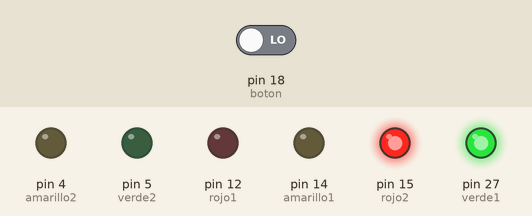
Recording of a program running on a simulated MicroPython board. Parts: output pins drawn as LEDs (lit = HIGH). Inputs (shaded band) come from the test bench; at power-on: pin 18 (boton) LOW.

Above: at 1.2 s.
1.3 s: pin 18 (boton) driven HIGH
At 5.4 s:
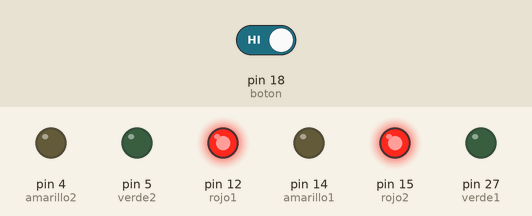
At 10.4 s:
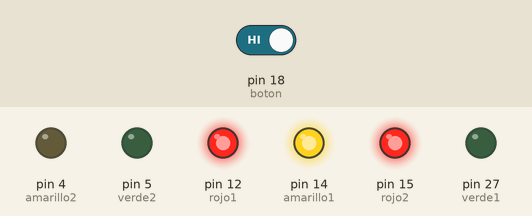
11.6 s: pin 18 (boton) driven LOW
At 29.7 s:
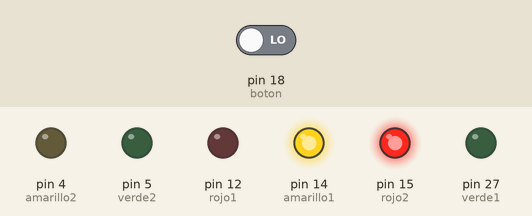
Timing chart, 0 to 36.8 s (numbered marks = the images above; inputs shaded):
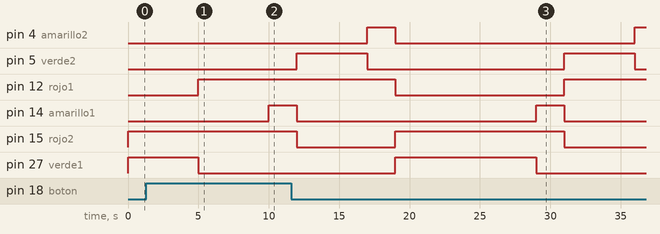

Measured:
- after the input at 1.3 s, pin 5 (verde2): stays LOW (without the input it goes to HIGH after 5.7 s); pin 12 (rojo1): LOW → HIGH after 3.7 s instead of 5.7 s; pin 15 (rojo2): stays HIGH (without the input it goes to LOW after 5.7 s)
- after the input at 11.6 s, pin 12 (rojo1): HIGH → LOW after 7.4 s instead of 22.4 s; pin 27 (verde1): LOW → HIGH after 7.4 s instead of 22.4 s

The program:

main.py
```python
from machine import Pin
from time import sleep, sleep_ms

#SEMÁFORO 1
rojo1 = Pin(12, Pin.OUT)
amarillo1 = Pin(14, Pin.OUT)
verde1 = Pin(27, Pin.OUT)

# SEMÁFORO 2
rojo2 = Pin(15, Pin.OUT)
amarillo2 = Pin(4, Pin.OUT)
verde2 = Pin(5, Pin.OUT)

#BOTÓN DE CRUCE
boton = Pin(18, Pin.IN, Pin.PULL_DOWN)

while True:

    verde1.value(1)
    rojo1.value(0)
    amarillo1.value(0)
    rojo2.value(1)
    amarillo2.value(0)
    verde2.value(0)
    sleep(5)

    if boton.value() == 1:
        verde1.value(0); amarillo1.value(0); rojo1.value(1)
        verde2.value(0); amarillo2.value(0); rojo2.value(1)
        sleep(5)

    verde1.value(0)
    amarillo1.value(1)
    sleep(2)

    if boton.value() == 1:
        verde1.value(0); amarillo1.value(0); rojo1.value(1)
        verde2.value(0); amarillo2.value(0); rojo2.value(1)
        sleep(5)

    amarillo1.value(0)
    rojo1.value(1)
    verde2.value(1)
    rojo2.value(0)
    sleep(5)

    if boton.value() == 1:
        verde1.value(0); amarillo1.value(0); rojo1.value(1)
        verde2.value(0); amarillo2.value(0); rojo2.value(1)
        sleep(5)

    verde2.value(0)
    amarillo2.value(1)
    sleep(2)

    if boton.value() == 1:
        verde1.value(0); amarillo1.value(0); rojo1.value(1)
        verde2.value(0); amarillo2.value(0); rojo2.value(1)
        sleep(5)

    amarillo2.value(0)
    rojo2.value(1)
    rojo1.value(0)
    verde1.value(1)
    sleep(5)

    if boton.value() == 1:
        verde1.value(0); amarillo1.value(0); rojo1.value(1)
        verde2.value(0); amarillo2.value(0); rojo2.value(1)
        sleep(5)
```
